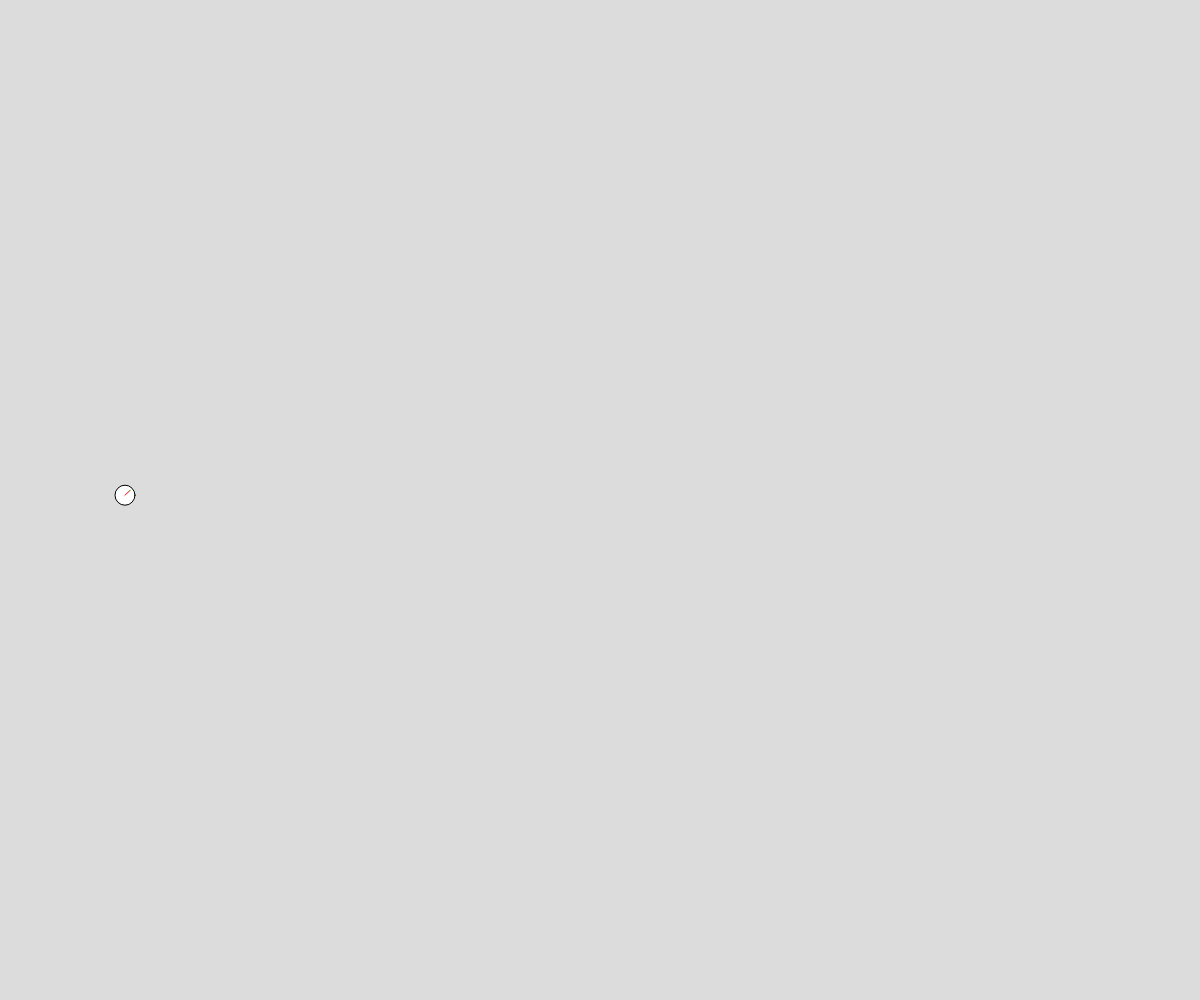
Frame 1 (no input)
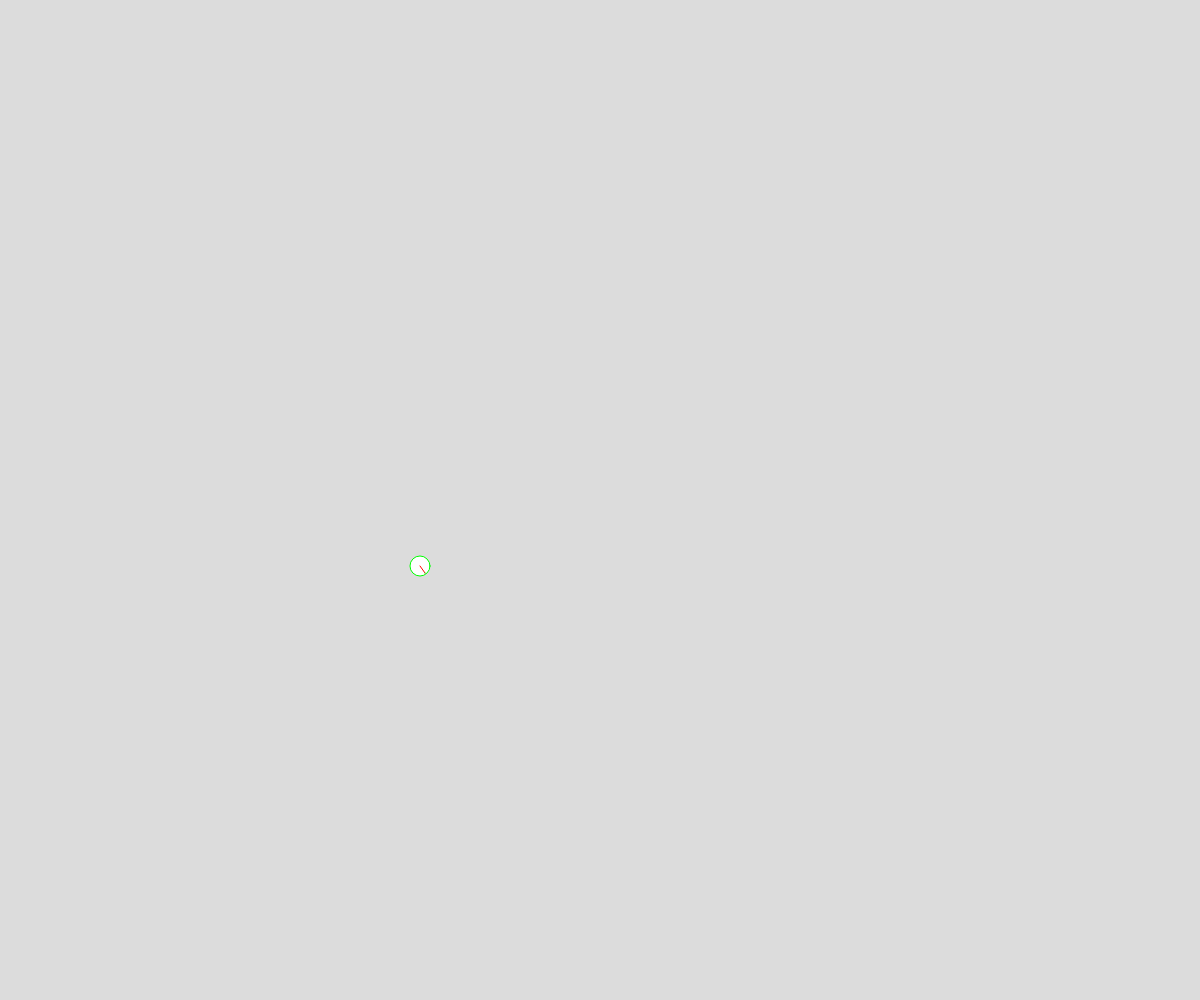
Frame 60 (no input)
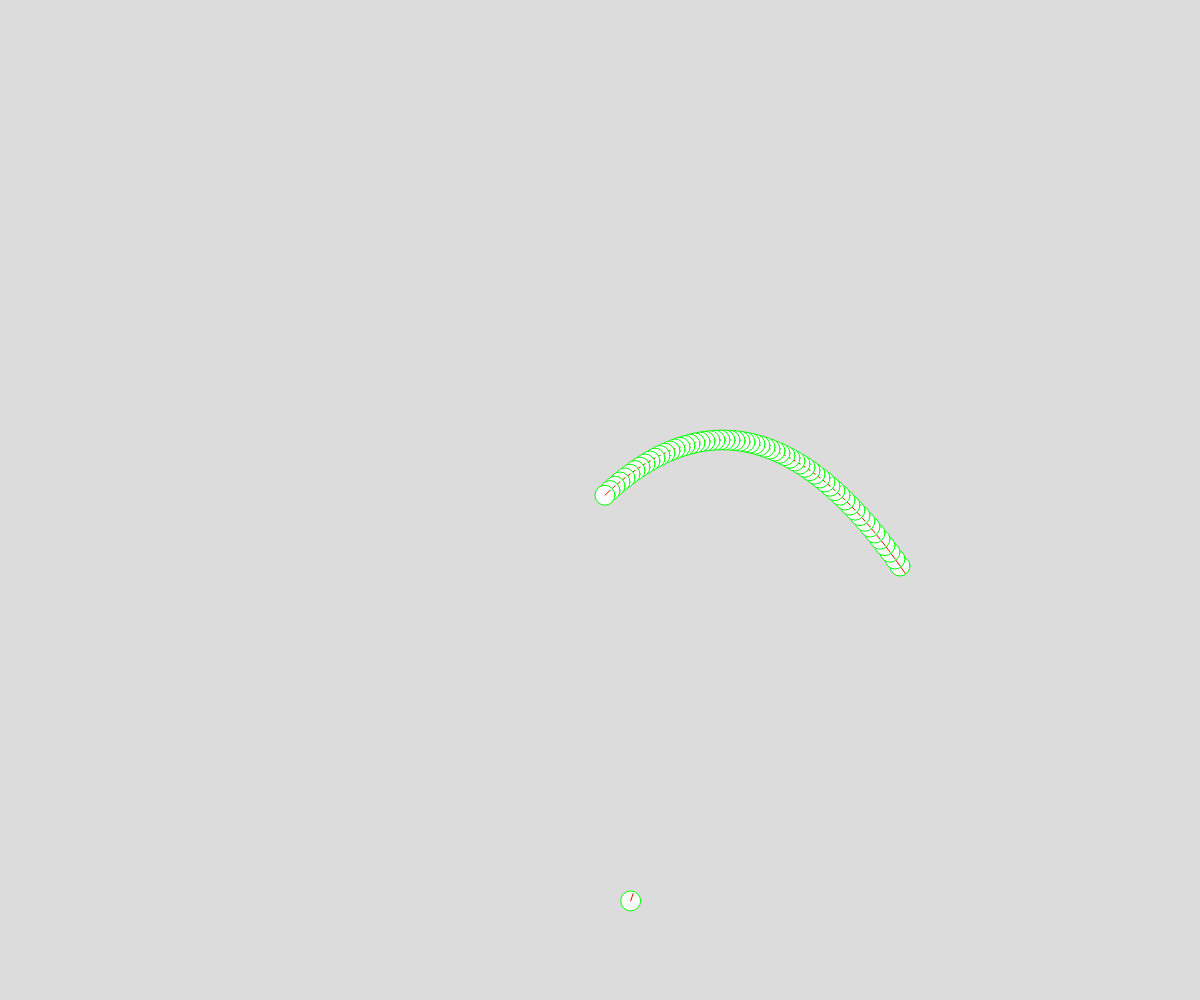
Frame 120 (the mouse pressed at the canvas centre since frame 60)

The p5.js sketch that drew these frames (run headless with seeded random() and noise() and a simulated clock; from frame 60 on, the mouse is pressed at the canvas centre):

// p5.js sketch
// ── sketch.js
// Project Title
// Your Name
// Date
//
// Extra for Experts:
// - describe what you did to take this project "above and beyond"

let objects = []

function setup() {
  createCanvas(windowWidth, windowHeight);
  objects.push(new Ball(width*0.1, height*0.5));
}

function draw() {
  background(220);

  if(mouseIsPressed){
    objects.push(new Ball(mouseX, mouseY));
  }




  for(let o of objects){
    //if(keyIsPressed && key === " "){
      o.move();
    //}
    //o.calcMouse();
    o.display();
  }

}

class Ball{
  constructor(x,y){
    this.pos = createVector(x, y);
    this.vel = createVector(5, -5);
    this.grav = createVector(0,0.2);
    //this.grav = createVector(0,0); //MOUSE ATTRACTOR
  }

  calcMouse(){
    //mouse
    this.grav = createVector(mouseX, mouseY);
    this.grav.sub(this.pos);
    this.grav.normalize(); //sets 0-1
    //this.grav.mult(4); 
  }

  move(){
    //update velocity and pos vectors
    this.vel.add(this.grav);
    this.vel.limit(10); //cant go outside -10 and 10;
    this.pos.add(this.vel);

    //wall floor bounce
    if(this.pos.x < 0 || this.pos.x > width){
      this.vel.x *= -1;
    }
    if(this.pos.y > height){
      this.vel.y *= -1;
    }

  }

  display(){
    //display Ball
    circle(this.pos.x, this.pos.y, 20);

    //display vectors
    stroke(255,0,0);
    line(this.pos.x, this.pos.y, this.pos.x + this.vel.x, this.pos.y + this.vel.y);

    let endVX = this.pos.x + this.vel.x;
    let endVY = this.pos.y + this.vel.y;
    stroke(0, 255, 0);
    line(endVX, endVY, endVX + this.grav.x, endVY + this.grav.y);

  }
}
